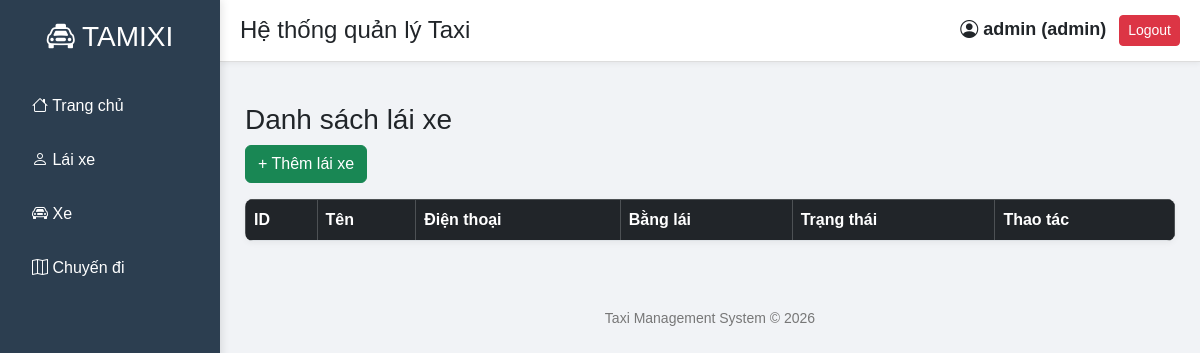
The page /drivers (signed in) on the database as committed earlier.
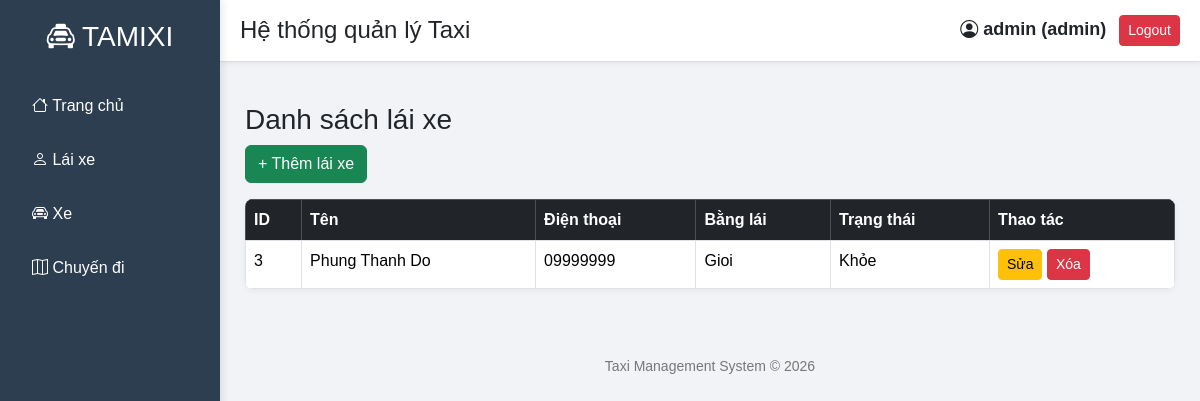
The same page on the database as committed later.
### tables this page shows
CREATE TABLE Drivers (
    driver_id INTEGER PRIMARY KEY AUTOINCREMENT,
    name TEXT NOT NULL,
    phone TEXT,
    license_number TEXT,
    status TEXT
);

### app.py (the view)
@app.route("/drivers")
def index():
    if "user" not in session:
        return redirect("/login")
    conn = get_db()
    cursor = conn.cursor()
    cursor.execute("SELECT * FROM Drivers")
    drivers = cursor.fetchall()
    conn.close()
    return render_template("index.html", drivers=drivers)

### app.py (called while the page is built)
def get_db():
    conn = sqlite3.connect("taxi.db")
    conn.row_factory = sqlite3.Row
    return conn

### templates/index.html (shortened to what this page needs)
{% extends "layout.html" %}
{% block content %}
<h3>Danh sách lái xe</h3>
<a href="/add" class="btn btn-success mb-3">+ Thêm lái xe</a>
<table class="table table-bordered table-striped table-hover">
    <thead class="table-dark">
    <tr>
        <th>ID</th>
        <th>Tên</th>
        <th>Điện thoại</th>
        <th>Bằng lái</th>
        <th>Trạng thái</th>
        <th>Thao tác</th>
    </tr>
</thead>
{% for d in drivers %}
<tr>
<td>{{d.driver_id}}</td>
<td>{{d.name}}</td>
<td>{{d.phone}}</td>
<td>{{d.license_number}}</td>
<td>{{d.status}}</td>
<td>
{% if session["role"] == "admin" %}
<a href="/edit/{{d.driver_id}}" class="btn btn-warning btn-sm">Sửa</a>
<a href="{{ url_for('delete_driver', id=d.driver_id) }}"
   class="btn btn-danger btn-sm"
   onclick="return confirm('Bạn chắc chắn muốn xóa?')">
   Xóa
</a>
{% endif %}
</td>
</tr>
{% endfor %}
</table>
{% endblock %}

Rows that differ between the two databases and show on the page:
added Drivers: driver_id "3", name "Phung Thanh Do", phone "09999999", license_number "Gioi", status "Khỏe"
